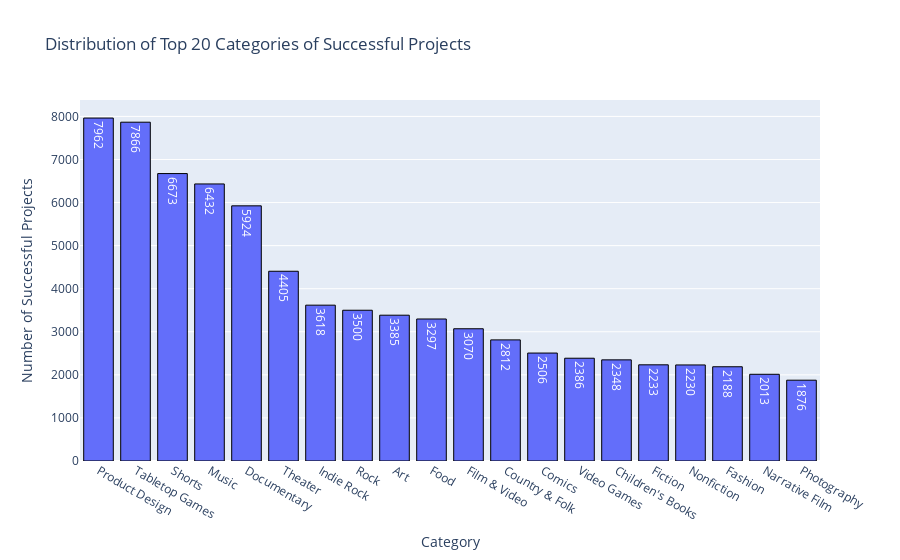

Notebook code cell kept with this figure:
### Code cell
successful_projects = df.loc[df["state"] == "successful"]
successful_categories = successful_projects["category"].value_counts().head(20).index
successful_categories_df = successful_projects.loc[
    successful_projects["category"].isin(successful_categories)
]
successful_categories_counts = (
    successful_categories_df["category"].value_counts().reset_index()
)
successful_categories_counts.columns = ["category", "count"]
fig5 = px.bar(
    successful_categories_counts,
    x="category",
    y="count",
    title="Distribution of Top 20 Categories of Successful Projects",
    text_auto=True,
    labels={"category": "Category", "count": "Number of Successful Projects"},
)
fig5.update_traces(textfont_size=12, marker_line_width=1, marker_line_color="black")
fig5.show()

### Figure 1 — Plotly figure (JSON) as saved in the notebook; plotly's stock layout.template omitted (floating-point values rounded to 4 significant figures)
{"data": [{"alignmentgroup": "True", "hovertemplate": "Category=%{x}<br>Number of Successful Projects=%{y}<extra></extra>", "legendgroup": "", "marker": {"color": "#636efa", "line": {"color": "black", "width": 1}, "pattern": {"shape": ""}}, "name": "", "offsetgroup": "", "orientation": "v", "showlegend": false, "textfont": {"size": 12}, "textposition": "auto", "texttemplate": "%{y}", "type": "bar", "x": ["Product Design", "Tabletop Games", "Shorts", "Music", "Documentary", "Theater", "Indie Rock", "Rock", "Art", "Food", "Film & Video", "Country & Folk", "Comics", "Video Games", "Children's Books", "Fiction", "Nonfiction", "Fashion", "Narrative Film", "Photography"], "xaxis": "x", "y": [7962, 7866, 6673, 6432, 5924, 4405, 3618, 3500, 3385, 3297, 3070, 2812, 2506, 2386, 2348, 2233, 2230, 2188, 2013, 1876], "yaxis": "y"}], "layout": {"barmode": "relative", "legend": {"tracegroupgap": 0}, "title": {"text": "Distribution of Top 20 Categories of Successful Projects"}, "xaxis": {"anchor": "y", "domain": [0, 1], "title": {"text": "Category"}}, "yaxis": {"anchor": "x", "domain": [0, 1], "title": {"text": "Number of Successful Projects"}}}}
